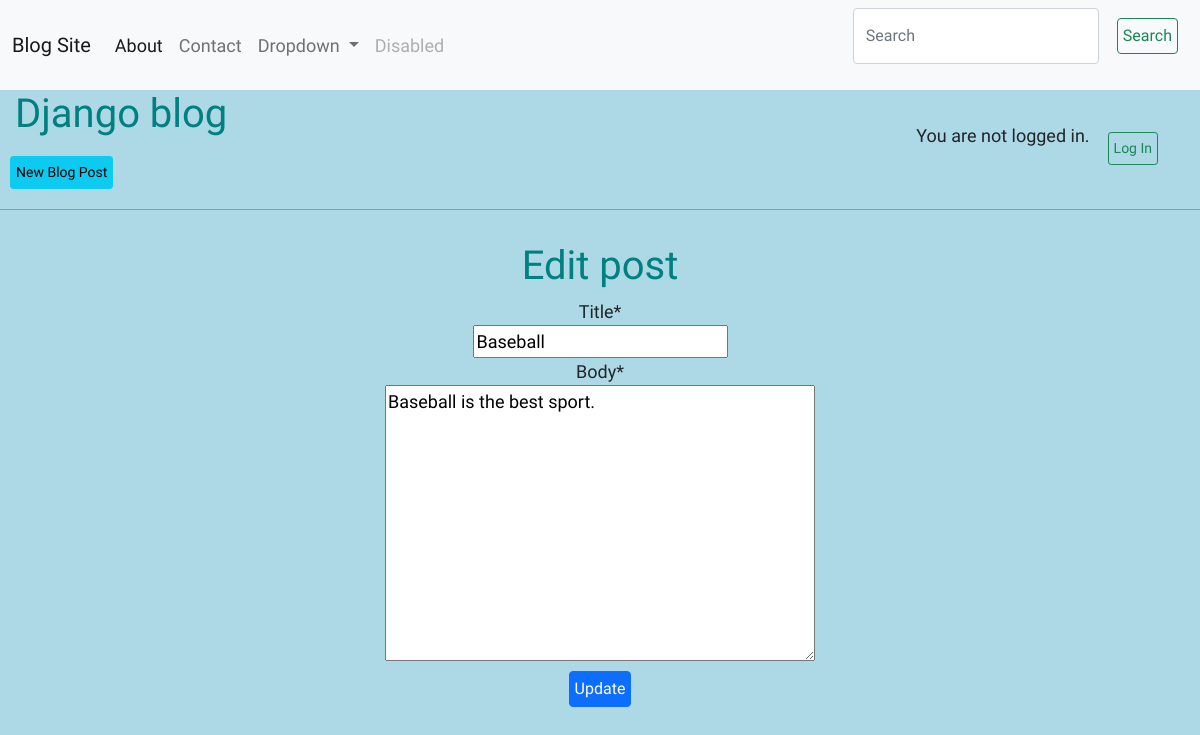
Page /post/1/edit/ on the earlier database version.
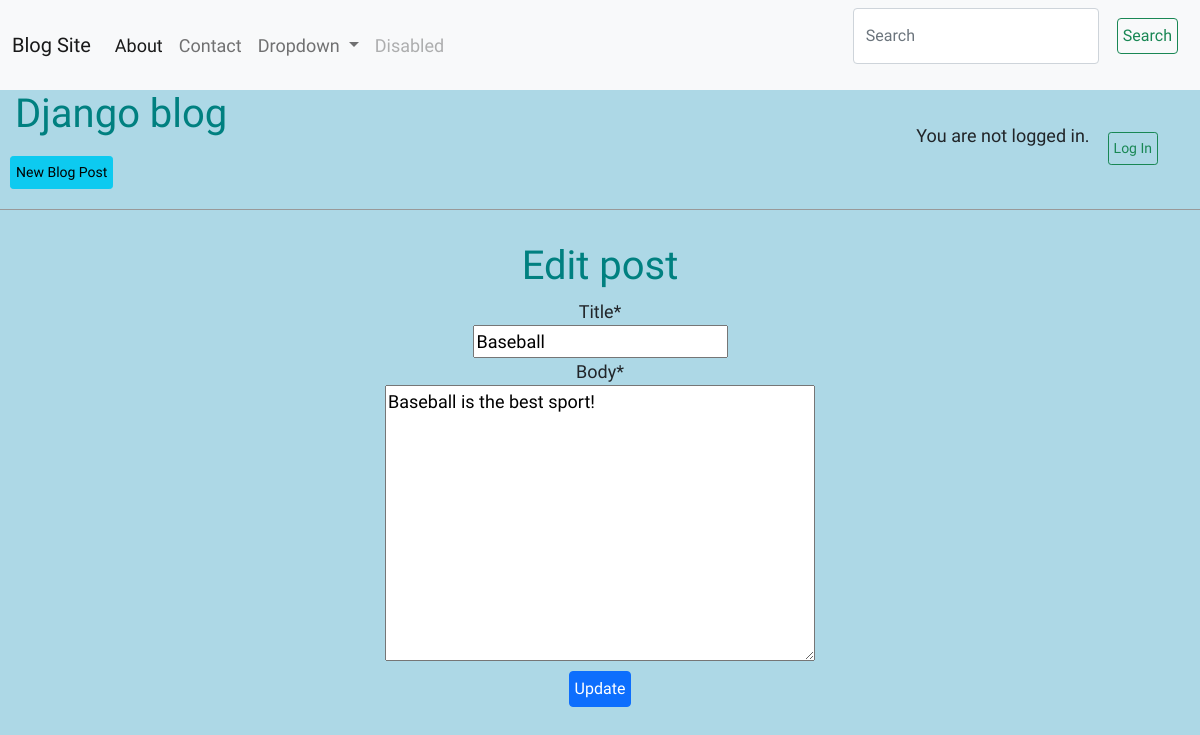
Same page on the later database version.
### blog/models.py (models this page shows, shortened)
class Post(models.Model):
    title = models.CharField(max_length=200)
    author = models.ForeignKey('auth.User', on_delete=models.CASCADE,)
    body = models.TextField()

### blog/views.py (the view)
# urls.py: path('post/<int:pk>/edit/', BlogUpdateView.as_view(), name='post_edit'),
class BlogUpdateView(UpdateView):
    model = Post
    template_name = 'post_edit.html'
    fields = ['title', 'body']

### templates/post_edit.html
{% extends 'base.html' %}
{% load crispy_forms_tags %}
{% block content %}
<div class="container">
    <div class="form-group">
        <h1 style="color: teal;">Edit post</h1>
        <form class="form-group" action="" method="post">{% csrf_token %}
        {{ form|crispy }}
        <input class="btn btn-primary" type="submit" value="Update">
        </form>
    </div>
</div>
    {% endblock content %}

Differences in the rows shown:
changed Post "Baseball": body "Baseball is the best sport." → "Baseball is the best sport!"
